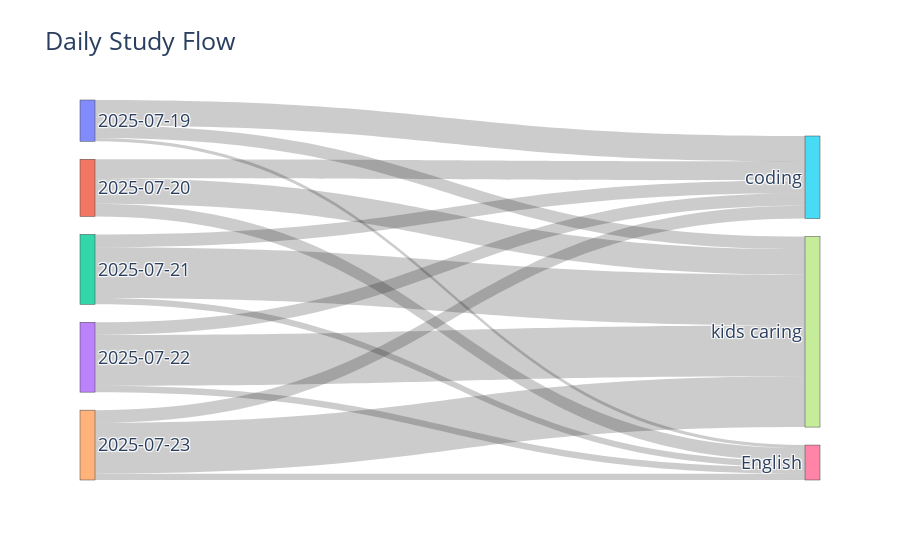

This figure's notebook cell:
### Code cell
import pandas as pd
import plotly.graph_objects as go

# Step 1: Load data
df = pd.read_csv("my_energy.csv", sep=';',decimal=',')

# Step 2: Filter by date range
start_date = '2025-07-19'
end_date = '2025-07-23'
df_filtered = df[(df['Date'] >= start_date) & (df['Date'] <= end_date)]

# Step 3: Prepare Sankey nodes and links
days = df_filtered['Date'].unique().tolist()
modules = df_filtered['Module'].unique().tolist()

nodes = days + modules

# Map names to index
node_indices = {name: idx for idx, name in enumerate(nodes)}

# Step 4: Create source and target flows
source = [node_indices[row['Date']] for _, row in df_filtered.iterrows()]
target = [node_indices[row['Module']] for _, row in df_filtered.iterrows()]
values = df_filtered['Hours'].tolist()  # or you can use Energy

# Step 5: Plot Sankey diagram
fig = go.Figure(data=[go.Sankey(
    node=dict(
        pad=18,
        thickness=15,
        label=nodes,
    ),
    link=dict(
        source=source,
        target=target,
        value=values
    ))])

fig.update_layout(title_text="Daily Study Flow", font_size=18)
fig.show()

### Figure 1 — Plotly figure (JSON) as saved in the notebook; plotly's stock layout.template omitted (floating-point values rounded to 4 significant figures)
{"data": [{"link": {"source": [0, 0, 0, 1, 1, 1, 2, 2, 2, 3, 3, 3, 4, 4, 4], "target": [5, 6, 7, 5, 6, 7, 6, 5, 7, 6, 5, 7, 6, 5, 7], "value": [4, 0.5, 2, 3, 2, 4, 1, 2, 8, 1, 2, 8, 1, 2, 8]}, "node": {"label": ["2025-07-19", "2025-07-20", "2025-07-21", "2025-07-22", "2025-07-23", "coding", "English", "kids caring"], "pad": 18, "thickness": 15}, "type": "sankey"}], "layout": {"font": {"size": 18}, "title": {"text": "Daily Study Flow"}}}
